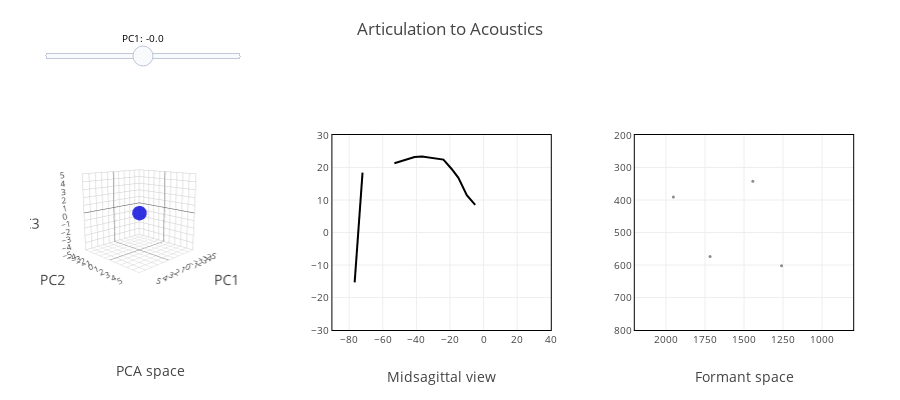

The code cell stored with this chart in its notebook:
### Code cell
fig = go.Figure(data=data, layout=layout)
iplot(fig, filename='forward_mapping')
